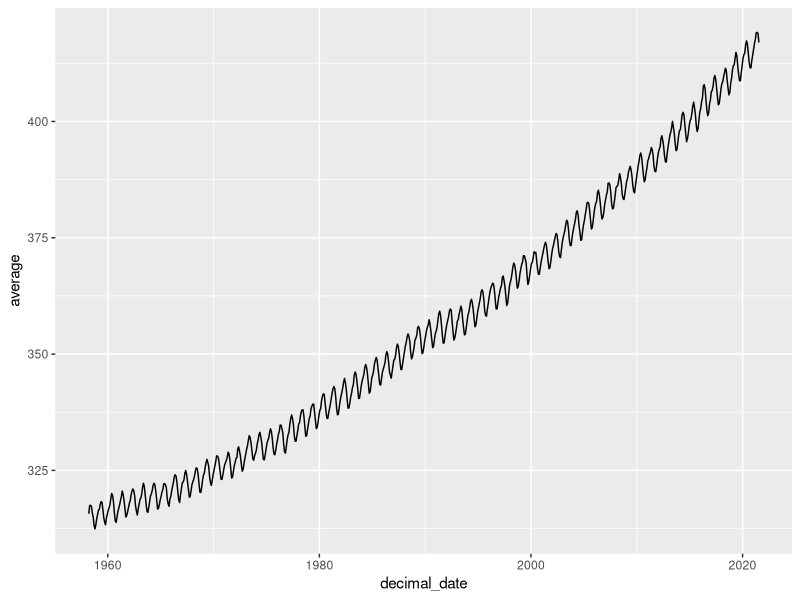
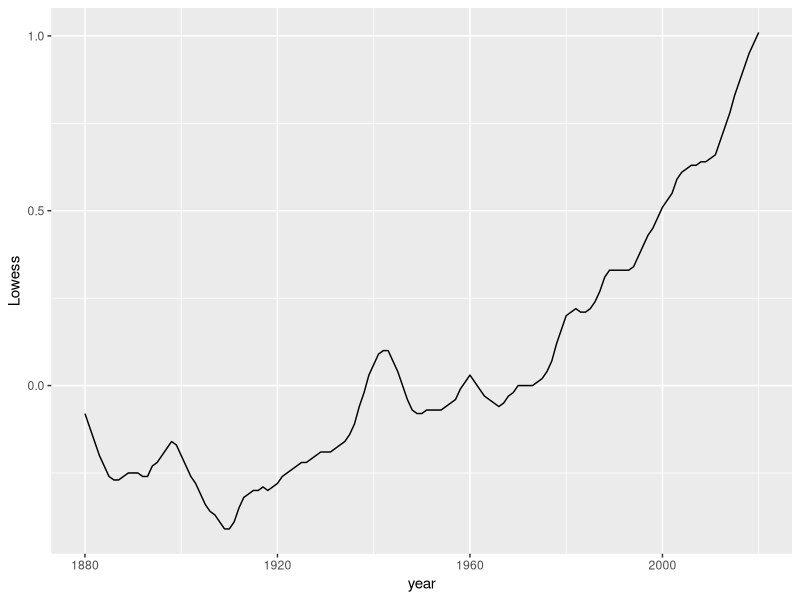

Write R code to recreate these figures, in order.
## ---- chunk 1
library(tidyverse)
## ---- chunk 2

co2 <- 
read_table("co2_mm_mlo.txt", 
                  comment="#",
                  col_names = c("year", "month", "decimal_date", "average",
                                "interpolated", "trend", "days"),
                  na = c("-1", "-99.99"))
co2
## ---- chunk 3
ggplot(co2, aes(x = decimal_date, y = average)) + geom_line() 

## ---- chunk 4
gt <- read_table("647_Global_Temperature_Data_File.txt", 
                  comment="#",
                 col_names = c("year","NoSmoothing","Lowess"),
                  na = c("-1", "-99.99"))
gt
## ---- chunk 5
ggplot(gt, aes(x =year, y =Lowess)) + geom_line() 
